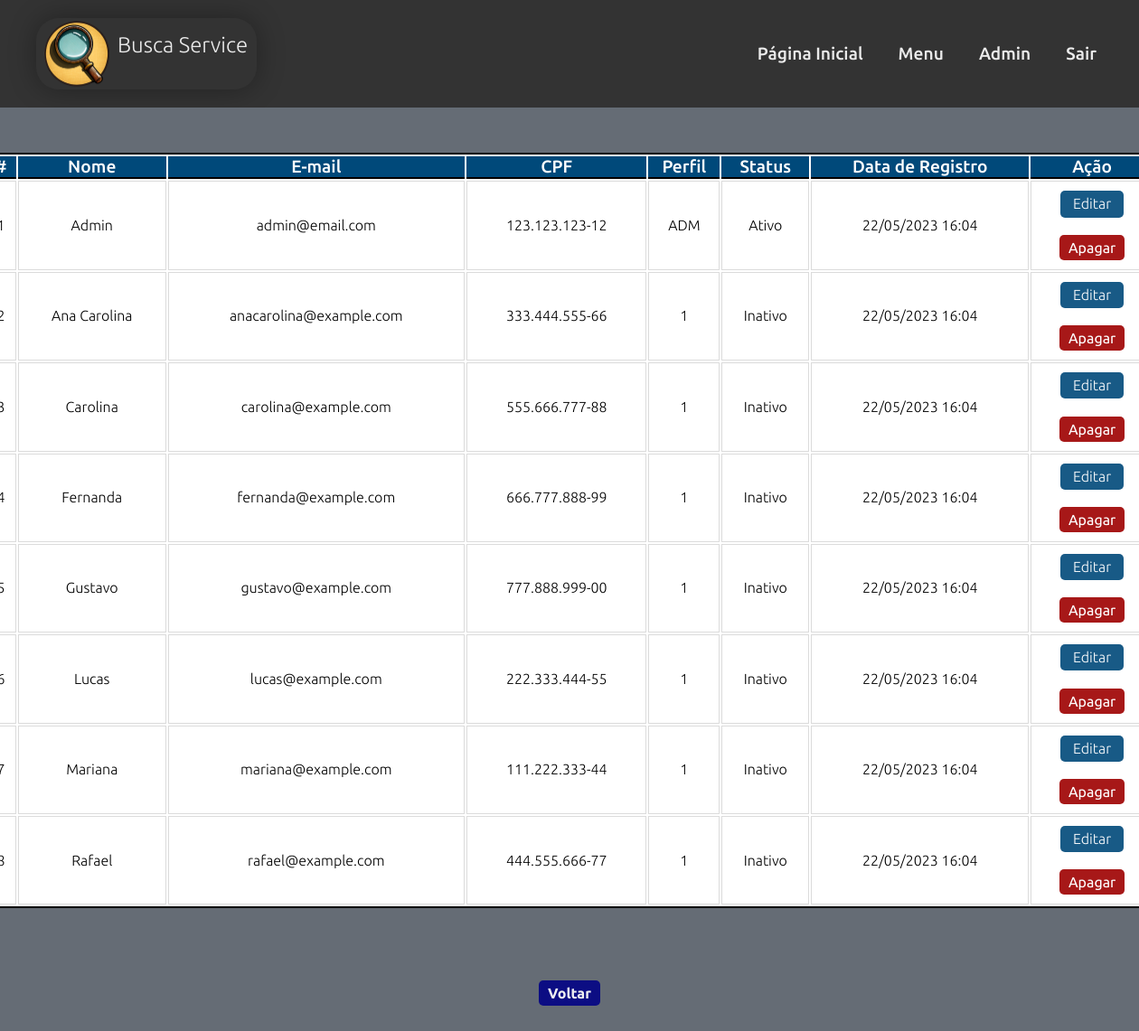
The app's page /app/views/usuario_admin_listcli.php (signed in) with its own data.
### tables this page shows
CREATE TABLE cliente (
  idcli INT(11) NOT NULL AUTO_INCREMENT,
  nome VARCHAR(45) NOT NULL,
  email VARCHAR(255) NOT NULL,
  senha VARCHAR(60) NOT NULL,
  cpf VARCHAR(14) NOT NULL,
  telefone VARCHAR(18) NOT NULL,
  cep VARCHAR(9) NOT NULL,
  estado VARCHAR(45) NOT NULL,
  cidade VARCHAR(45) NOT NULL,
  bairro VARCHAR(45) NOT NULL,
  perfil VARCHAR(3) NOT NULL DEFAULT 'CLI' COMMENT 'ADM=Administrador\\nPRO=Profissional\\nCLI=Cliente',
  status TINYINT(1) NOT NULL DEFAULT 1 COMMENT '\"0\" = Inativo / \"1\" = Ativo',
  dataregcli DATETIME NOT NULL DEFAULT CURRENT_TIMESTAMP(),
  PRIMARY KEY (idcli)
  );

### app/views/usuario_admin_listcli.php (the view, shortened to what this page needs)
<?php
require_once 'layouts/site/header.php';
$dbh = Conexao::getInstance();
$query = "SELECT * FROM `busca_service`.`cliente` ORDER BY nome, dataregcli";
$stmt = $dbh->prepare($query);
$stmt->execute();
$rows = $stmt->fetchAll(PDO::FETCH_ASSOC);
?>
<body>
    <?php require_once 'layouts/admin/menu.php'; ?>
    <main class="bg_form">
        <div class="main_opc">
            <div class="main_stage">
                <div class="main_stage_content">
                    <article>
                        <header>
                            <table border="0" width="1300px" class="table">
                                <tr>
                                    <th>#</th>
                                    <th>Nome</th>
                                    <th>E-mail</th>
                                    <th>CPF</th>
                                    <th>Perfil</th>
                                    <th>Status</th>
                                    <th>Data de Registro</th>
                                    <th>Ação</th>
                                </tr>
                                <?php
                                if ($rows) {
                                    $count = 1;
                                    foreach ($rows as $row) { ?>
                                        <tr>
                                            <td><?= $count ?></td>
                                            <td><?= $row['nome'] ?></td>
                                            <td><?= $row['email'] ?></td>
                                            <td><?= $row['cpf'] ?></td>
                                            <td><?= $row['perfil'] ?></td>
                                            <td><?= ($row['status'] == '1' ? 'Ativo' : 'Inativo') ?></td>
                                            <td><?= date('d/m/Y H:i', strtotime($row['dataregcli'])) ?></td>
                                            <td>
                                                <a href="usuario_admin_updcli.php?idcli=<?= $row['idcli'] ?>" class="btn" id="edit">Editar</a>
                                                <form action="" method="post">
                                                    <button class="btn" name="botao" id="delete" value="deletar" onclick="return confirm('Deseja excluir o usuário?');">Apagar</button>
                                                </form>
                                            </td>
                                        </tr>
                                    <?php $count++;
                                    }
                                } else { ?>
                                    <tr>
                                        <td colspan="8"><strong>Não existem clientes cadastrados.</strong></td>
                                    </tr>
                                <?php } ?>
                            </table>
                        </header>
                    </article>
                    <article>
                        <header>
                            <h2><a href="gerenciamento_admin_list.php" class="btn_volta">Voltar</a></h2>
                        </header>
                    </article>
                </div>
            </div>
    </main>
</body>
</html>

### app/views/assets/css/boot.css (style rules this page uses)
* { padding: 0; margin: 0; box-sizing: border-box; text-decoration: none; font-size: 1em; font-family: 'Ubuntu', sans-serif; }

### app/views/assets/css/style.css (style rules this page uses)
html { height: 100%; min-height: 100%; }
body { display: flex; flex-direction: column; min-height: 100%; }

### app/views/assets/css/lista.css (style rules this page uses)
.main_stage { width: 100%; }
.main_stage .main_stage_content { display: flex; max-width: 1300px; margin: 30px auto; display: flex; flex-wrap: wrap; padding: 20px 0; flex-basis: 100%; text-align: center; font-weight: 300; justify-content: center; }
.table { border: 2px solid black; background-color: #fff; }
.table tr th { font-weight: 500; font-size: 1.2em; background-color: rgb(0, 73, 122); color: #fff; border-bottom: 2px solid black; }
.table td { padding-bottom: 10px; padding-top: 10px; padding-left: 5px; padding-right: 5px; line-height: 1.2; border: 1px solid #dbdbdb; border-top: 1px solid #dbdbdb; background-color: #fff; }
.btn { margin: 0 auto; border-radius: 5px; border: none; color: #fff; padding: 5px 10px; opacity: 0.9; display: flex; align-items: center; }
#edit { display: flex; justify-content: center; background-color: rgb(0, 73, 122); width: 70px; }
#delete { background-color: rgb(158, 0, 0); }
.btn_volta { margin: 10vh auto; background-color: rgb(3, 3, 133); border-radius: 5px; border: none; color: #fff; padding: 5px 10px; opacity: 0.9; display: flex; align-items: center; }

### app/views/assets/css/formulario.css (style rules this page uses)
.bg_form { background-color: #656c75; }

### records on screen
cliente: nome "Admin", email "admin@email.com", cpf "123.123.123-12", perfil "ADM", status "Ativo", dataregcli "22/05/2023 16:04"
cliente: nome "Ana Carolina", email "anacarolina@example.com", cpf "333.444.555-66", perfil "1", status "Inativo", dataregcli "22/05/2023 16:04"
cliente: nome "Carolina", email "carolina@example.com", cpf "555.666.777-88", perfil "1", status "Inativo", dataregcli "22/05/2023 16:04"
cliente: nome "Fernanda", email "fernanda@example.com", cpf "666.777.888-99", perfil "1", status "Inativo", dataregcli "22/05/2023 16:04"
cliente: nome "Gustavo", email "gustavo@example.com", cpf "777.888.999-00", perfil "1", status "Inativo", dataregcli "22/05/2023 16:04"
cliente: nome "Lucas", email "lucas@example.com", cpf "222.333.444-55", perfil "1", status "Inativo", dataregcli "22/05/2023 16:04"
cliente: nome "Mariana", email "mariana@example.com", cpf "111.222.333-44", perfil "1", status "Inativo", dataregcli "22/05/2023 16:04"
cliente: nome "Rafael", email "rafael@example.com", cpf "444.555.666-77", perfil "1", status "Inativo", dataregcli "22/05/2023 16:04"

### other values on screen
$nomeConta "Admin"
